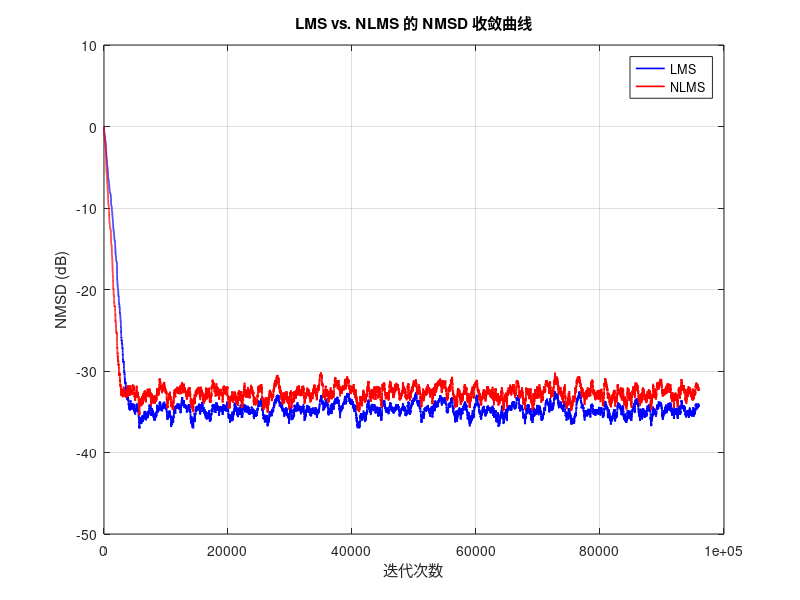

Source code (MATLAB):
%% LMS vs NLMS + NMSD 演示
close all; clearvars; rng(1,'twister');

fs = 48000; t = 2; L = t*fs; tv = (1:L)/fs;
N = 64;      % 滤波器长度
mu = 0.1;    % 步长 (0<mu<2)
delta = 1e-3; % NLMS 正则化常数

% 生成信号
x = 0.1*randn(1,L);
b = fir1(N-1,0.1);

% 1) 干净回声
cleanOut = filter(b,1,x);

% 2) 按 20dB 加噪
SNR = 20;
noisePower = var(cleanOut)/10^(SNR/10);
d = cleanOut + sqrt(noisePower)*randn(size(cleanOut));

% 3) 然后再做 LMS/NLMS 更新，并计算 NMSD

% 预分配
h1 = zeros(N,1);              % LMS 权值
h2 = zeros(N,1);              % NLMS 权值
e1 = zeros(1,L); e2 = zeros(1,L);
H1 = zeros(N, L - N + 1);     % 存储每次更新后的 h1
H2 = zeros(N, L - N + 1);     % 存储 h2

idx = 0;
for k = N:L
    idx = idx + 1;
    x1 = x(k:-1:k-N+1)';      % 当前输入向量

    % --- LMS 更新 ---
    y1 = h1' * x1;
    e1(k) = d(k) - y1;
    h1 = h1 + mu * e1(k) * x1;
    H1(:,idx) = h1;

    % --- 正规化 LMS (NLMS) 更新 ---
    y2 = h2' * x1;
    e2(k) = d(k) - y2;
    norm_x1 = delta + (x1'*x1);      % 正确的归一化因子
    h2 = h2 + (mu * e2(k) / norm_x1) * x1;
    H2(:,idx) = h2;
end

% 计算 NMSD
norm_b2 = norm(b)^2 + eps;
nmsd1 = 10*log10( sum((H1 - b(:)).^2,1) / norm_b2 );
nmsd2 = 10*log10( sum((H2 - b(:)).^2,1) / norm_b2 );

% 绘图
%% —— 在前面计算好 nmsd1, nmsd2 之后，改用迭代次数作图 ——%%
iters = 1 : size(H1,2);  % H1,H2 的列数就是迭代次数 (从 k=N 到 L)

figure;
plot(iters, nmsd1, 'b','LineWidth',1.2); hold on;
plot(iters, nmsd2, 'r','LineWidth',1.2);
xlabel('迭代次数');
ylabel('NMSD (dB)');
title('LMS vs. NLMS 的 NMSD 收敛曲线');
legend('LMS','NLMS','Location','northeast');
grid on;
ylim([-50, 10]);  % 根据需要调整
